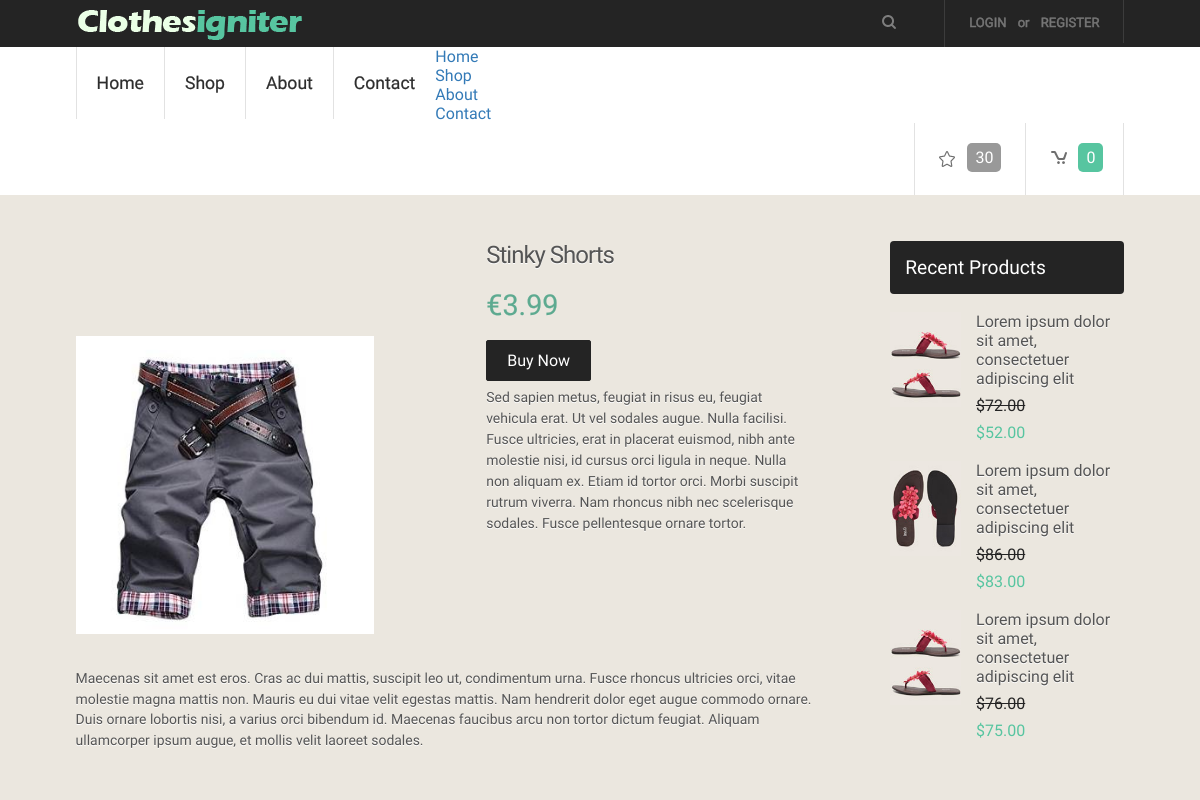
Page /index.php/item/view/2 on the committed database.
### tables this page shows
CREATE TABLE IF NOT EXISTS `store_items` (
`id` int(11) NOT NULL,
  `item_name` varchar(240) NOT NULL,
  `item_price` decimal(7,2) NOT NULL,
  `image_small` varchar(240) NOT NULL,
  `image_large` varchar(240) NOT NULL,
  `item_description` text NOT NULL,
  `rating` int(11) NOT NULL DEFAULT '0',
  `categoryID` int(11) NOT NULL,
  `brandID` int(11) NOT NULL,
  `item_description_short` text NOT NULL
);

### application/controllers/item.php (called while the page is built, shortened)
<?php
class Item extends CI_Controller
{
    function __construct()
    {
        $this->load->model('item_model');
        $this->load->model('category_model');
        $this->load->model('brand_model');
        $this->load->helper('url_helper');
        $this->load->library('user_agent');
    }
    function view($id = NULL)
    {
        $data['item'] = $this->item_model->get_item($id);
        $categoryID = $data['item']['categoryID'];
        $brandID = $data['item']['brandID'];
        $data['category'] = $this->category_model->get_item($categoryID);
        $data['brand'] = $this->brand_model->get_item($brandID);
        $this->load->view('includes/header', $data);
        $this->load->view('store/view', $data);
        $this->load->view('includes/footer');
    }
}

### index.php (called while the page is built, shortened)
<?php
require_once BASEPATH.'core/CodeIgniter.php';

### application/models/Item_model.php (called while the page is built, shortened)
<?php
class Item_model extends CI_Model
{
    public function get_item($id = FALSE)
    {
        $query = $this->db->get_where('store_items', array('id' => $id));
        return $query->row_array();
    }
}

### application/views/store/view.php (the view, shortened to what this page needs)
<div class="single">
    <div class="left_content">
        <div class="span1_of_1">
            <div class="product-view">
                <div class="product-essential">
                    <div class="product-img-box">
                        <div class="more-views">
                            <div class="more-views-container">
                                <ul>
                                    <li>
                                    </li>
                                    <li>
                                    </li>
                                    <li>
                                    </li>
                                    <li>
                                    </li>
                                    <li>
                                    </li>
                                </ul>
                            </div>
                        </div>
                        <div class="product-image">
                            <a>
                                <img src="<?php echo base_url() . "images/clothes/" . $item['image_large']; ?>" />
                            </a>
                        </div>
                    </div>
                </div>
            </div>
        </div>
        <div class="span1_of_1_des">
            <div class="desc1">
                <h3><?php echo $item['item_name']; ?></h3>
                <h5>&euro;<?php echo $item['item_price']; ?></h5>
                <div class="available">
                    <div class="btn_form">
                        <form>
                            <input type="submit" value="buy now" title="" />
                        </form>
                    </div>
                    <p><?php echo $item['item_description_short']; ?></p>
                </div>
            </div>
        </div>
        <div class="left_content_btm">
            <p class="para"><?php echo $item['item_description']; ?></p>
        </div>
    </div>
    <div class="left_sidebar">
        <h4>recent products</h4>
        <div class="left_products">
            <div class="left_img">
                <img src="images/det_pic1.jpg" alt=""/>
            </div>
            <div class="left_text">
                <p><a href="#">Lorem ipsum dolor sit amet, consectetuer adipiscing elit</a></p>
                <span class="line">$72.00</span>
                <span>$52.00</span>
            </div>
        </div>
        <div class="left_products">
            <div class="left_img">
                <img src="images/det_pic2.jpg" alt=""/>
            </div>
            <div class="left_text">
                <p><a href="#">Lorem ipsum dolor sit amet, consectetuer adipiscing elit</a></p>
                <span class="line">$86.00</span>
                <span>$83.00</span>
            </div>
        </div>
        <div class="left_products">
            <div class="left_img">
                <img src="images/det_pic1.jpg" alt=""/>
            </div>
            <div class="left_text">
                <p><a href="#">Lorem ipsum dolor sit amet, consectetuer adipiscing elit</a></p>
                <span class="line">$76.00</span>
                <span>$75.00</span>
            </div>
        </div>
    </div>
</div>

### css/style.css (style rules this page uses)
html,body,div,span,applet,object,iframe,h1,h2,h3,h4,h5,h6,p,blockquote,pre,a,abbr,acronym,address,big,cite,code,del,dfn,em,img,ins,kbd,q,s,samp,small,strike,strong,sub,sup,tt,var,b,u,i,dl,dt,dd,ol,nav ul,nav li,fieldset,form,label,legend,table,caption,tbody,tfoot,thead,tr,th,td,article,aside,canvas,details,embed,figure,figcaption,footer,header,hgroup,menu,nav,output,ruby,section,summary,time,mark,audio,video { margin:0;padding:0;border:0;font-size:100%;font:inherit;vertical-align:baseline; }
ol,ul { list-style:none;margin:0;padding:0; }
a { text-decoration:none; }
img { max-width:100%; }
body { font-family: 'Maven Pro', sans-serif; background:#ffffff; font-size: 100%; }
.log_reg li a { font-family: 'Maven Pro', sans-serif; font-size: 0.8125em; padding: 5px 8px; color: #777777; text-transform: uppercase; -webkit-text-stroke: 0.5px; }
.menu ul li a { display: block; padding: 26px 30px; color: #2d2d2d; font-size: 1.1em; text-transform: capitalize; -webkit-text-stroke: 0.2px; -webkit-transition: all 0.3s ease-in-out; -moz-transition: all 0.3s ease-in-out; -o-transition: all 0.3s ease-in-out; transition: all 0.3s ease-in-out; }
p.para { color: #555555; text-shadow: 0 1px 0 #ffffff; line-height:1.5em; font-size: 0.8725em; }
.single { display:block; }
.left_sidebar { float: left; width: 23.3333%; }
.left_sidebar h4 { background: #242424; color: #ffffff; padding: 15px; text-transform: capitalize; font-size: 1.2em; border-radius: 4px; -webkit-border-radius: 4px; -moz-border-radius: 4px; -o-border-radius: 4px; }
.left_products { margin:8% 0; }
.left_img { float:left; width: 30.33333%; }
.left_text { float: left; width: 62.33333%; margin-left: 6.3333%; }
.left_text p a { font-size: 1em; color: #555555; text-shadow: 0 1px 0 #ffffff; -webkit-transition: all 0.3s ease-in-out; -moz-transition: all 0.3s ease-in-out; -o-transition: all 0.3s ease-in-out; transition: all 0.3s ease-in-out; }
.left_text span { display:block; margin-top:8px; color: #57C5A0; }
.left_text span.line { text-decoration:line-through; color: #242424; }
.left_content { float: left; width: 70.333%; margin-right: 6.3333%; }
.span1_of_1 { float: left; width: 52.3333%; }
.span1_of_1_des { float: left; width: 44.3333%; margin-left: 3.333%; }
.desc1 { display: block; }
.desc1 h3 { letter-spacing: -1px; text-shadow: 0 1px 0 #ffffff; color:#555555; font-size:1.5em; margin-bottom: 15px; }
.desc1 h5 { margin-top: 2%; font-size: 1.8em; color: #5DAA90; line-height: 1.5em; -webkit-text-stroke: 0.2px; }
.desc1 p { color: #555555; text-shadow: 0 1px 0 #ffffff; line-height: 1.5em; font-size: 0.8725em; }
.btn_form { margin: 4% 0 2%; }
.btn_form form input[type="submit"] { cursor:pointer; display: inline-block; font-family: 'Maven Pro', sans-serif; background: #242424; border: 1px solid #242424; padding: 10px 20px; outline: none; color: #ffffff; font-size: 1em; text-transform: capitalize; -webkit-appearance: none; -webkit-transition: all 0.3s ease-in-out; -moz-transition: all 0.3s ease-in-out; -o-transition: all 0.3s ease-in-out; transition: all 0.3s ease-in-out; border-radius: 2px; -webkit-border-radius: 2px; -moz-border-radius: 2px; -o-border-radius: 2px; }
.left_content_btm { margin-top: 4%; }
@media only screen and (max-width: 1366px) { .product-image { width: 77.33333% !important; } }
@media only screen and (max-width: 1280px) { .menu ul li a { padding: 26px 20px; } }
@media only screen and (max-width: 1280px) { .left_content { width: 70.333%; margin-right: 4.3333%; } }
@media only screen and (max-width: 1280px) { .left_sidebar { float: right; width: 22.3333%; } }

### rows in the picture
store_items: image_large (picture), item_name "Stinky Shorts", item_price "3.99", item_description_short "Sed sapien metus, feugiat in risus eu, feugiat vehicula erat. Ut vel sodales augue. Nulla facilisi. Fusce ultricies, erat in placerat euismod, nibh ante molestie nisi, id cursus orci ligula in neque. Nulla non aliquam ex. Etiam id tortor orci. Morbi suscipit rutrum viverra. Nam rhoncus nibh nec scelerisque sodales. Fusce pellentesque ornare tortor.", item_description "Maecenas sit amet est eros. Cras ac dui mattis, suscipit leo ut, condimentum urna. Fusce rhoncus ultricies orci, vitae molestie magna mattis non. Mauris eu dui vitae velit egestas mattis. Nam hendrerit dolor eget augue commodo ornare. Duis ornare lobortis nisi, a varius orci bibendum id. Maecenas faucibus arcu non tortor dictum feugiat. Aliquam ullamcorper ipsum augue, et mollis velit laoreet sodales."

### other values in the picture
anchor('login', 'Login') "LOGIN"
anchor('login/signup', 'Register') "REGISTER"
anchor('', 'Home') "Home"
anchor('store', 'Shop') "Shop"
anchor('store', 'About') "About"
anchor('store', 'Contact') "Contact"
anchor('store', 'Home') "Home"
